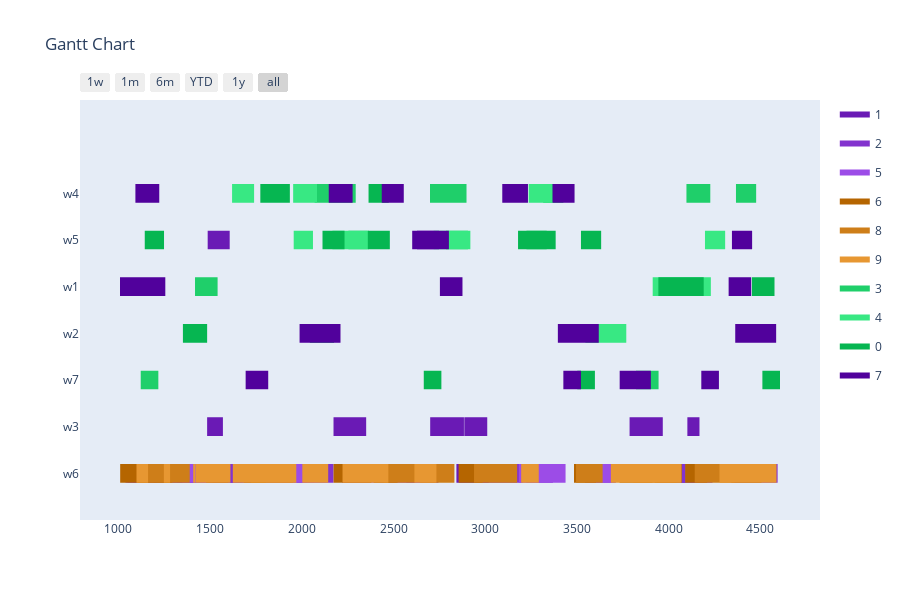

Here is the notebook cell this chart was saved with:
### Markdown cell above
Makespan Evaluation

### Code cell
max_generations = 100
population_size = 10
offspring_amount = 20

optimizer = BaseGA(env)
optimizer.set_minimize()
optimizer.configure('makespan', 'twopointcrossover', 'roulettewheel', 'randomize')
last_time_slot = 5000
# set all delivery dates to last time slot
for order in orders:
    order[1] = last_time_slot
result, best_fitness_history, average_fitness_history, best_generation_history, feasible_gen = optimizer.optimize(orders, max_generations, earliest_time_slot, last_time_slot, population_size, offspring_amount, verbose=True)
workstation_assignments = reformat_result(result, orders, env)
visualize(workstation_assignments, best_fitness_history, average_fitness_history, best_generation_history, feasible_gen)

### Figure 1 — Plotly figure (JSON) as saved in the notebook; plotly's stock layout.template omitted (floating-point values rounded to 4 significant figures; data arrays with more than 128 entries replaced by an {"elided": "..."} marker saying what was removed)
{"data": [{"fill": "toself", "fillcolor": "rgb(106, 26, 181)", "hoverinfo": "name", "legendgroup": "rgb(106, 26, 181)", "mode": "none", "name": "1", "type": "scatter", "x": [1487, 1607, 1607, 1487, 1487, 2628, 2748, 2748, 2628, 2628, 270, 450, 450, 270, 270, 2785, 2884, 2884, 2785, 2785, 844, 994, 994, 844, 844, 2738, 2825, 2825, 2738, 2738, 1484, 1570, 1570, 1484, 1484, 2700, 2799, 2799, 2700, 2700, 3787, 3912, 3912, 3787, 3787, 4102, 4168, 4168, 4102, 4102, 3818, 3968, 3968, 3818, 3818, 2886, 3011, 3011, 2886, 2886, 2173, 2351, 2351, 2173, 2173, 582, 675, 675, 582, 582, 1944, 2028, 2028, 1944, 1944, 377, 472, 472, 377, 377, 2914, 3019, 3019, 2914, 2914, 2843, 2936, 2936, 2843, 2843, 4012, 4162, 4162, 4012, 4012, 976, 1081, 1081, 976, 976, 2570, 2663, 2663, 2570], "y": [4.8, 4.8, 5.2, 5.2, null, 4.8, 4.8, 5.2, 5.2, null, 4.8, 4.8, 5.2, 5.2, null, 0.8, 0.8, 1.2, 1.2, null, 0.8, 0.8, 1.2, 1.2, null, 0.8, 0.8, 1.2, 1.2, null, 0.8, 0.8, 1.2, 1.2, null, 0.8, 0.8, 1.2, 1.2, null, 0.8, 0.8, 1.2, 1.2, null, 0.8, 0.8, 1.2, 1.2, null, 0.8, 0.8, 1.2, 1.2, null, 0.8, 0.8, 1.2, 1.2, null, 0.8, 0.8, 1.2, 1.2, null, -0.2, -0.2, 0.2, 0.2, null, -0.2, -0.2, 0.2, 0.2, null, -0.2, -0.2, 0.2, 0.2, null, -0.2, -0.2, 0.2, 0.2, null, -0.2, -0.2, 0.2, 0.2, null, -0.2, -0.2, 0.2, 0.2, null, -0.2, -0.2, 0.2, 0.2, null, -0.2, -0.2, 0.2, 0.2]}, {"fill": "toself", "fillcolor": "rgb(131, 51, 206)", "hoverinfo": "name", "legendgroup": "rgb(131, 51, 206)", "mode": "none", "name": "2", "type": "scatter", "x": {"elided": "134 int values"}, "y": {"elided": "134 float values"}}, {"fill": "toself", "fillcolor": "rgb(156, 76, 231)", "hoverinfo": "name", "legendgroup": "rgb(156, 76, 231)", "mode": "none", "name": "5", "type": "scatter", "x": [1349, 1411, 1411, 1349, 1349, 790, 877, 877, 790, 790, 3183, 3368, 3368, 3183, 3183, 1401, 1511, 1511, 1401, 1401, 357, 419, 419, 357, 357, 1845, 1955, 1955, 1845, 1845, 1800, 1900, 1900, 1800, 1800, 2480, 2665, 2665, 2480, 2480, 1863, 1983, 1983, 1863, 1863, 1090, 1186, 1186, 1090, 1090, 1039, 1192, 1192, 1039, 1039, 3318, 3438, 3438, 3318, 3318, 3563, 3693, 3693, 3563, 3563, 499, 659, 659, 499, 499, 4089, 4209, 4209, 4089, 4089, 1946, 2066, 2066, 1946, 1946, 2353, 2538, 2538, 2353, 2353, 2294, 2474, 2474, 2294, 2294, 583, 639, 639, 583, 583, 2351, 2451, 2451, 2351, 2351, 725, 835, 835, 725, 725, 274, 374, 374, 274, 274, 2227, 2357, 2357, 2227], "y": [-0.2, -0.2, 0.2, 0.2, null, -0.2, -0.2, 0.2, 0.2, null, -0.2, -0.2, 0.2, 0.2, null, -0.2, -0.2, 0.2, 0.2, null, -0.2, -0.2, 0.2, 0.2, null, -0.2, -0.2, 0.2, 0.2, null, -0.2, -0.2, 0.2, 0.2, null, -0.2, -0.2, 0.2, 0.2, null, -0.2, -0.2, 0.2, 0.2, null, -0.2, -0.2, 0.2, 0.2, null, -0.2, -0.2, 0.2, 0.2, null, -0.2, -0.2, 0.2, 0.2, null, -0.2, -0.2, 0.2, 0.2, null, -0.2, -0.2, 0.2, 0.2, null, -0.2, -0.2, 0.2, 0.2, null, -0.2, -0.2, 0.2, 0.2, null, -0.2, -0.2, 0.2, 0.2, null, -0.2, -0.2, 0.2, 0.2, null, -0.2, -0.2, 0.2, 0.2, null, -0.2, -0.2, 0.2, 0.2, null, -0.2, -0.2, 0.2, 0.2, null, -0.2, -0.2, 0.2, 0.2, null, -0.2, -0.2, 0.2, 0.2]}, {"fill": "toself", "fillcolor": "rgb(181, 101, 0)", "hoverinfo": "name", "legendgroup": "rgb(181, 101, 0)", "mode": "none", "name": "6", "type": "scatter", "x": [4345, 4470, 4470, 4345, 4345, 2173, 2260, 2260, 2173, 2173, 1119, 1219, 1219, 1119, 1119, 641, 697, 697, 641, 641, 314, 410, 410, 314, 314, 4406, 4506, 4506, 4406, 4406, 1069, 1125, 1125, 1069, 1069, 3484, 3604, 3604, 3484, 3484, 3924, 4044, 4044, 3924, 3924, 319, 449, 449, 319, 319, 3937, 3993, 3993, 3937, 3937, 458, 558, 558, 458, 458, 1479, 1599, 1599, 1479, 1479, 2855, 2985, 2985, 2855, 2855, 2254, 2379, 2379, 2254, 2254, 1114, 1294, 1294, 1114, 1114, 4090, 4210, 4210, 4090, 4090, 3732, 3912, 3912, 3732, 3732, 2392, 2522, 2522, 2392, 2392, 1684, 1804, 1804, 1684, 1684, 705, 835, 835, 705, 705, 536, 636, 636, 536, 536, 1010, 1110, 1110, 1010], "y": [-0.2, -0.2, 0.2, 0.2, null, -0.2, -0.2, 0.2, 0.2, null, -0.2, -0.2, 0.2, 0.2, null, -0.2, -0.2, 0.2, 0.2, null, -0.2, -0.2, 0.2, 0.2, null, -0.2, -0.2, 0.2, 0.2, null, -0.2, -0.2, 0.2, 0.2, null, -0.2, -0.2, 0.2, 0.2, null, -0.2, -0.2, 0.2, 0.2, null, -0.2, -0.2, 0.2, 0.2, null, -0.2, -0.2, 0.2, 0.2, null, -0.2, -0.2, 0.2, 0.2, null, -0.2, -0.2, 0.2, 0.2, null, -0.2, -0.2, 0.2, 0.2, null, -0.2, -0.2, 0.2, 0.2, null, -0.2, -0.2, 0.2, 0.2, null, -0.2, -0.2, 0.2, 0.2, null, -0.2, -0.2, 0.2, 0.2, null, -0.2, -0.2, 0.2, 0.2, null, -0.2, -0.2, 0.2, 0.2, null, -0.2, -0.2, 0.2, 0.2, null, -0.2, -0.2, 0.2, 0.2, null, -0.2, -0.2, 0.2, 0.2]}, {"fill": "toself", "fillcolor": "rgb(206, 126, 25)", "hoverinfo": "name", "legendgroup": "rgb(206, 126, 25)", "mode": "none", "name": "8", "type": "scatter", "x": {"elided": "134 int values"}, "y": {"elided": "134 float values"}}, {"fill": "toself", "fillcolor": "rgb(231, 151, 50)", "hoverinfo": "name", "legendgroup": "rgb(231, 151, 50)", "mode": "none", "name": "9", "type": "scatter", "x": [4277, 4467, 4467, 4277, 4277, 3737, 3793, 3793, 3737, 3737, 4362, 4485, 4485, 4362, 4362, 1423, 1519, 1519, 1423, 1423, 2272, 2359, 2359, 2272, 2272, 3685, 3870, 3870, 3685, 3685, 4465, 4588, 4588, 4465, 4465, 3699, 3829, 3829, 3699, 3699, 432, 557, 557, 432, 432, 2088, 2144, 2144, 2088, 2088, 2003, 2123, 2123, 2003, 2003, 3196, 3292, 3292, 3196, 3196, 4410, 4520, 4520, 4410, 4410, 2614, 2734, 2734, 2614, 2614, 1248, 1408, 1408, 1248, 1248, 1162, 1282, 1282, 1162, 1162, 3942, 4067, 4067, 3942, 3942, 3814, 4004, 4004, 3814, 3814, 2222, 2309, 2309, 2222, 2222, 2352, 2472, 2472, 2352, 2352, 1504, 1624, 1624, 1504, 1504, 1421, 1611, 1611, 1421, 1421, 939, 1099, 1099, 939], "y": [-0.2, -0.2, 0.2, 0.2, null, -0.2, -0.2, 0.2, 0.2, null, -0.2, -0.2, 0.2, 0.2, null, -0.2, -0.2, 0.2, 0.2, null, -0.2, -0.2, 0.2, 0.2, null, -0.2, -0.2, 0.2, 0.2, null, -0.2, -0.2, 0.2, 0.2, null, -0.2, -0.2, 0.2, 0.2, null, -0.2, -0.2, 0.2, 0.2, null, -0.2, -0.2, 0.2, 0.2, null, -0.2, -0.2, 0.2, 0.2, null, -0.2, -0.2, 0.2, 0.2, null, -0.2, -0.2, 0.2, 0.2, null, -0.2, -0.2, 0.2, 0.2, null, -0.2, -0.2, 0.2, 0.2, null, -0.2, -0.2, 0.2, 0.2, null, -0.2, -0.2, 0.2, 0.2, null, -0.2, -0.2, 0.2, 0.2, null, -0.2, -0.2, 0.2, 0.2, null, -0.2, -0.2, 0.2, 0.2, null, -0.2, -0.2, 0.2, 0.2, null, -0.2, -0.2, 0.2, 0.2, null, -0.2, -0.2, 0.2, 0.2]}, {"fill": "toself", "fillcolor": "rgb(31, 207, 106)", "hoverinfo": "name", "legendgroup": "rgb(31, 207, 106)", "mode": "none", "name": "3", "type": "scatter", "x": [2768, 2898, 2898, 2768, 2768, 2070, 2190, 2190, 2070, 2070, 2174, 2294, 2294, 2174, 2174, 2699, 2819, 2819, 2699, 2699, 3316, 3426, 3426, 3316, 3316, 4097, 4227, 4227, 4097, 4097, 4367, 4477, 4477, 4367, 4367, 2786, 2906, 2906, 2786, 2786, 2254, 2359, 2359, 2254, 2254, 3225, 3335, 3335, 3225, 3225, 1418, 1541, 1541, 1418, 1418, 621, 753, 753, 621, 621, 651, 874, 874, 651, 651, 3822, 3945, 3945, 3822, 3822, 1122, 1218, 1218, 1122, 1122, 292, 442, 442, 292, 292, 438, 534, 534, 438, 438, 577, 727, 727, 577], "y": [5.8, 5.8, 6.2, 6.2, null, 5.8, 5.8, 6.2, 6.2, null, 5.8, 5.8, 6.2, 6.2, null, 5.8, 5.8, 6.2, 6.2, null, 5.8, 5.8, 6.2, 6.2, null, 5.8, 5.8, 6.2, 6.2, null, 5.8, 5.8, 6.2, 6.2, null, 4.8, 4.8, 5.2, 5.2, null, 4.8, 4.8, 5.2, 5.2, null, 4.8, 4.8, 5.2, 5.2, null, 3.8, 3.8, 4.2, 4.2, null, 2.8, 2.8, 3.2, 3.2, null, 2.8, 2.8, 3.2, 3.2, null, 1.8, 1.8, 2.2, 2.2, null, 1.8, 1.8, 2.2, 2.2, null, 1.8, 1.8, 2.2, 2.2, null, 1.8, 1.8, 2.2, 2.2, null, 1.8, 1.8, 2.2, 2.2]}, {"fill": "toself", "fillcolor": "rgb(56, 232, 131)", "hoverinfo": "name", "legendgroup": "rgb(56, 232, 131)", "mode": "none", "name": "4", "type": "scatter", "x": [1953, 2083, 2083, 1953, 1953, 415, 545, 545, 415, 415, 535, 665, 665, 535, 535, 3237, 3367, 3367, 3237, 3237, 1620, 1740, 1740, 1620, 1620, 2719, 2919, 2919, 2719, 2719, 2167, 2367, 2367, 2167, 2167, 346, 466, 466, 346, 346, 1956, 2061, 2061, 1956, 1956, 2232, 2342, 2342, 2232, 2232, 4198, 4308, 4308, 4198, 4198, 3913, 4036, 4036, 3913, 3913, 632, 755, 755, 632, 632, 3983, 4230, 4230, 3983, 3983, 3546, 3769, 3769, 3546, 3546, 792, 924, 924, 792, 792, 545, 768, 768, 545, 545, 806, 976, 976, 806], "y": [5.8, 5.8, 6.2, 6.2, null, 5.8, 5.8, 6.2, 6.2, null, 5.8, 5.8, 6.2, 6.2, null, 5.8, 5.8, 6.2, 6.2, null, 5.8, 5.8, 6.2, 6.2, null, 4.8, 4.8, 5.2, 5.2, null, 4.8, 4.8, 5.2, 5.2, null, 4.8, 4.8, 5.2, 5.2, null, 4.8, 4.8, 5.2, 5.2, null, 4.8, 4.8, 5.2, 5.2, null, 4.8, 4.8, 5.2, 5.2, null, 3.8, 3.8, 4.2, 4.2, null, 3.8, 3.8, 4.2, 4.2, null, 3.8, 3.8, 4.2, 4.2, null, 2.8, 2.8, 3.2, 3.2, null, 2.8, 2.8, 3.2, 3.2, null, 2.8, 2.8, 3.2, 3.2, null, 1.8, 1.8, 2.2, 2.2]}, {"fill": "toself", "fillcolor": "rgb(6, 182, 81)", "hoverinfo": "name", "legendgroup": "rgb(6, 182, 81)", "mode": "none", "name": "0", "type": "scatter", "x": [465, 575, 575, 465, 465, 2364, 2474, 2474, 2364, 2364, 1774, 1884, 1884, 1774, 1774, 1825, 1935, 1935, 1825, 1825, 2360, 2480, 2480, 2360, 2360, 3264, 3384, 3384, 3264, 3264, 2113, 2233, 2233, 2113, 2113, 3179, 3284, 3284, 3179, 3179, 1144, 1249, 1249, 1144, 1144, 3522, 3632, 3632, 3522, 3522, 4454, 4577, 4577, 4454, 4454, 3944, 4191, 4191, 3944, 3944, 673, 796, 796, 673, 673, 1352, 1484, 1484, 1352, 1352, 2044, 2176, 2176, 2044, 2044, 3502, 3598, 3598, 3502, 3502, 4511, 4607, 4607, 4511, 4511, 2665, 2761, 2761, 2665], "y": [5.8, 5.8, 6.2, 6.2, null, 5.8, 5.8, 6.2, 6.2, null, 5.8, 5.8, 6.2, 6.2, null, 5.8, 5.8, 6.2, 6.2, null, 4.8, 4.8, 5.2, 5.2, null, 4.8, 4.8, 5.2, 5.2, null, 4.8, 4.8, 5.2, 5.2, null, 4.8, 4.8, 5.2, 5.2, null, 4.8, 4.8, 5.2, 5.2, null, 4.8, 4.8, 5.2, 5.2, null, 3.8, 3.8, 4.2, 4.2, null, 3.8, 3.8, 4.2, 4.2, null, 3.8, 3.8, 4.2, 4.2, null, 2.8, 2.8, 3.2, 3.2, null, 2.8, 2.8, 3.2, 3.2, null, 1.8, 1.8, 2.2, 2.2, null, 1.8, 1.8, 2.2, 2.2, null, 1.8, 1.8, 2.2, 2.2]}, {"fill": "toself", "fillcolor": "rgb(81, 1, 156)", "hoverinfo": "name", "legendgroup": "rgb(81, 1, 156)", "mode": "none", "name": "7", "type": "scatter", "x": [3093, 3233, 3233, 3093, 3093, 3367, 3487, 3487, 3367, 3367, 2147, 2277, 2277, 2147, 2147, 2436, 2556, 2556, 2436, 2436, 1093, 1223, 1223, 1093, 1093, 2602, 2802, 2802, 2602, 2602, 4345, 4455, 4455, 4345, 4345, 4327, 4450, 4450, 4327, 4327, 1009, 1256, 1256, 1009, 1009, 2753, 2876, 2876, 2753, 2753, 3396, 3619, 3619, 3396, 3396, 1988, 2211, 2211, 1988, 1988, 4363, 4586, 4586, 4363, 4363, 253, 476, 476, 253, 253, 1694, 1817, 1817, 1694, 1694, 4178, 4274, 4274, 4178, 4178, 3426, 3522, 3522, 3426, 3426, 3733, 3903, 3903, 3733], "y": [5.8, 5.8, 6.2, 6.2, null, 5.8, 5.8, 6.2, 6.2, null, 5.8, 5.8, 6.2, 6.2, null, 5.8, 5.8, 6.2, 6.2, null, 5.8, 5.8, 6.2, 6.2, null, 4.8, 4.8, 5.2, 5.2, null, 4.8, 4.8, 5.2, 5.2, null, 3.8, 3.8, 4.2, 4.2, null, 3.8, 3.8, 4.2, 4.2, null, 3.8, 3.8, 4.2, 4.2, null, 2.8, 2.8, 3.2, 3.2, null, 2.8, 2.8, 3.2, 3.2, null, 2.8, 2.8, 3.2, 3.2, null, 2.8, 2.8, 3.2, 3.2, null, 1.8, 1.8, 2.2, 2.2, null, 1.8, 1.8, 2.2, 2.2, null, 1.8, 1.8, 2.2, 2.2, null, 1.8, 1.8, 2.2, 2.2]}, {"legendgroup": "rgb(106, 26, 181)", "marker": {"color": "rgb(106, 26, 181)", "opacity": 0, "size": 1}, "mode": "markers", "name": "", "showlegend": false, "text": [null, null, null, null, null, null, null, null, null, null, null, null, null, null, null, null, null, null, null, null, null, null, null, null, null, null, null, null, null, null, null, null, null, null, null, null, null, null, null, null, null, null], "type": "scatter", "x": [1487, 1607, 2628, 2748, 270, 450, 2785, 2884, 844, 994, 2738, 2825, 1484, 1570, 2700, 2799, 3787, 3912, 4102, 4168, 3818, 3968, 2886, 3011, 2173, 2351, 582, 675, 1944, 2028, 377, 472, 2914, 3019, 2843, 2936, 4012, 4162, 976, 1081, 2570, 2663], "y": [5, 5, 5, 5, 5, 5, 1, 1, 1, 1, 1, 1, 1, 1, 1, 1, 1, 1, 1, 1, 1, 1, 1, 1, 1, 1, 0, 0, 0, 0, 0, 0, 0, 0, 0, 0, 0, 0, 0, 0, 0, 0]}, {"legendgroup": "rgb(131, 51, 206)", "marker": {"color": "rgb(131, 51, 206)", "opacity": 0, "size": 1}, "mode": "markers", "name": "", "showlegend": false, "text": [null, null, null, null, null, null, null, null, null, null, null, null, null, null, null, null, null, null, null, null, null, null, null, null, null, null, null, null, null, null, null, null, null, null, null, null, null, null, null, null, null, null, null, null, null, null, null, null, null, null, null, null, null, null], "type": "scatter", "x": [3224, 3369, 3936, 4031, 3599, 3686, 1513, 1658, 840, 1050, 2650, 2745, 2016, 2173, 4034, 4179, 2219, 2379, 2963, 3123, 1637, 1763, 4353, 4473, 4094, 4204, 351, 481, 1516, 1676, 4382, 4478, 3080, 3206, 4129, 4239, 4484, 4594, 3544, 3712, 333, 459, 1210, 1320, 4339, 4504, 2944, 3068, 1731, 1891, 4101, 4206, 735, 855], "y": [0, 0, 0, 0, 0, 0, 0, 0, 0, 0, 0, 0, 0, 0, 0, 0, 0, 0, 0, 0, 0, 0, 0, 0, 0, 0, 0, 0, 0, 0, 0, 0, 0, 0, 0, 0, 0, 0, 0, 0, 0, 0, 0, 0, 0, 0, 0, 0, 0, 0, 0, 0, 0, 0]}, {"legendgroup": "rgb(156, 76, 231)", "marker": {"color": "rgb(156, 76, 231)", "opacity": 0, "size": 1}, "mode": "markers", "name": "", "showlegend": false, "text": [null, null, null, null, null, null, null, null, null, null, null, null, null, null, null, null, null, null, null, null, null, null, null, null, null, null, null, null, null, null, null, null, null, null, null, null, null, null, null, null, null, null, null, null, null, null], "type": "scatter", "x": [1349, 1411, 790, 877, 3183, 3368, 1401, 1511, 357, 419, 1845, 1955, 1800, 1900, 2480, 2665, 1863, 1983, 1090, 1186, 1039, 1192, 3318, 3438, 3563, 3693, 499, 659, 4089, 4209, 1946, 2066, 2353, 2538, 2294, 2474, 583, 639, 2351, 2451, 725, 835, 274, 374, 2227, 2357], "y": [0, 0, 0, 0, 0, 0, 0, 0, 0, 0, 0, 0, 0, 0, 0, 0, 0, 0, 0, 0, 0, 0, 0, 0, 0, 0, 0, 0, 0, 0, 0, 0, 0, 0, 0, 0, 0, 0, 0, 0, 0, 0, 0, 0, 0, 0]}, {"legendgroup": "rgb(181, 101, 0)", "marker": {"color": "rgb(181, 101, 0)", "opacity": 0, "size": 1}, "mode": "markers", "name": "", "showlegend": false, "text": [null, null, null, null, null, null, null, null, null, null, null, null, null, null, null, null, null, null, null, null, null, null, null, null, null, null, null, null, null, null, null, null, null, null, null, null, null, null, null, null, null, null, null, null, null, null], "type": "scatter", "x": [4345, 4470, 2173, 2260, 1119, 1219, 641, 697, 314, 410, 4406, 4506, 1069, 1125, 3484, 3604, 3924, 4044, 319, 449, 3937, 3993, 458, 558, 1479, 1599, 2855, 2985, 2254, 2379, 1114, 1294, 4090, 4210, 3732, 3912, 2392, 2522, 1684, 1804, 705, 835, 536, 636, 1010, 1110], "y": [0, 0, 0, 0, 0, 0, 0, 0, 0, 0, 0, 0, 0, 0, 0, 0, 0, 0, 0, 0, 0, 0, 0, 0, 0, 0, 0, 0, 0, 0, 0, 0, 0, 0, 0, 0, 0, 0, 0, 0, 0, 0, 0, 0, 0, 0]}, {"legendgroup": "rgb(206, 126, 25)", "marker": {"color": "rgb(206, 126, 25)", "opacity": 0, "size": 1}, "mode": "markers", "name": "", "showlegend": false, "text": [null, null, null, null, null, null, null, null, null, null, null, null, null, null, null, null, null, null, null, null, null, null, null, null, null, null, null, null, null, null, null, null, null, null, null, null, null, null, null, null, null, null, null, null, null, null, null, null, null, null, null, null, null, null], "type": "scatter", "x": [529, 639, 3926, 4041, 3912, 4072, 695, 873, 3898, 4066, 285, 430, 1101, 1261, 3009, 3174, 2939, 3034, 4199, 4359, 1235, 1389, 2644, 2731, 2446, 2541, 3846, 3976, 2451, 2619, 773, 868, 3495, 3640, 3807, 3912, 628, 796, 3534, 3634, 3010, 3097, 2702, 2832, 4164, 4318, 1723, 1810, 1748, 1844, 1829, 1953, 4142, 4252], "y": [0, 0, 0, 0, 0, 0, 0, 0, 0, 0, 0, 0, 0, 0, 0, 0, 0, 0, 0, 0, 0, 0, 0, 0, 0, 0, 0, 0, 0, 0, 0, 0, 0, 0, 0, 0, 0, 0, 0, 0, 0, 0, 0, 0, 0, 0, 0, 0, 0, 0, 0, 0, 0, 0]}, {"legendgroup": "rgb(231, 151, 50)", "marker": {"color": "rgb(231, 151, 50)", "opacity": 0, "size": 1}, "mode": "markers", "name": "", "showlegend": false, "text": [null, null, null, null, null, null, null, null, null, null, null, null, null, null, null, null, null, null, null, null, null, null, null, null, null, null, null, null, null, null, null, null, null, null, null, null, null, null, null, null, null, null, null, null, null, null], "type": "scatter", "x": [4277, 4467, 3737, 3793, 4362, 4485, 1423, 1519, 2272, 2359, 3685, 3870, 4465, 4588, 3699, 3829, 432, 557, 2088, 2144, 2003, 2123, 3196, 3292, 4410, 4520, 2614, 2734, 1248, 1408, 1162, 1282, 3942, 4067, 3814, 4004, 2222, 2309, 2352, 2472, 1504, 1624, 1421, 1611, 939, 1099], "y": [0, 0, 0, 0, 0, 0, 0, 0, 0, 0, 0, 0, 0, 0, 0, 0, 0, 0, 0, 0, 0, 0, 0, 0, 0, 0, 0, 0, 0, 0, 0, 0, 0, 0, 0, 0, 0, 0, 0, 0, 0, 0, 0, 0, 0, 0]}, {"legendgroup": "rgb(31, 207, 106)", "marker": {"color": "rgb(31, 207, 106)", "opacity": 0, "size": 1}, "mode": "markers", "name": "", "showlegend": false, "text": [null, null, null, null, null, null, null, null, null, null, null, null, null, null, null, null, null, null, null, null, null, null, null, null, null, null, null, null, null, null, null, null, null, null, null, null], "type": "scatter", "x": [2768, 2898, 2070, 2190, 2174, 2294, 2699, 2819, 3316, 3426, 4097, 4227, 4367, 4477, 2786, 2906, 2254, 2359, 3225, 3335, 1418, 1541, 621, 753, 651, 874, 3822, 3945, 1122, 1218, 292, 442, 438, 534, 577, 727], "y": [6, 6, 6, 6, 6, 6, 6, 6, 6, 6, 6, 6, 6, 6, 5, 5, 5, 5, 5, 5, 4, 4, 3, 3, 3, 3, 2, 2, 2, 2, 2, 2, 2, 2, 2, 2]}, {"legendgroup": "rgb(56, 232, 131)", "marker": {"color": "rgb(56, 232, 131)", "opacity": 0, "size": 1}, "mode": "markers", "name": "", "showlegend": false, "text": [null, null, null, null, null, null, null, null, null, null, null, null, null, null, null, null, null, null, null, null, null, null, null, null, null, null, null, null, null, null, null, null, null, null, null, null], "type": "scatter", "x": [1953, 2083, 415, 545, 535, 665, 3237, 3367, 1620, 1740, 2719, 2919, 2167, 2367, 346, 466, 1956, 2061, 2232, 2342, 4198, 4308, 3913, 4036, 632, 755, 3983, 4230, 3546, 3769, 792, 924, 545, 768, 806, 976], "y": [6, 6, 6, 6, 6, 6, 6, 6, 6, 6, 5, 5, 5, 5, 5, 5, 5, 5, 5, 5, 5, 5, 4, 4, 4, 4, 4, 4, 3, 3, 3, 3, 3, 3, 2, 2]}, {"legendgroup": "rgb(6, 182, 81)", "marker": {"color": "rgb(6, 182, 81)", "opacity": 0, "size": 1}, "mode": "markers", "name": "", "showlegend": false, "text": [null, null, null, null, null, null, null, null, null, null, null, null, null, null, null, null, null, null, null, null, null, null, null, null, null, null, null, null, null, null, null, null, null, null, null, null], "type": "scatter", "x": [465, 575, 2364, 2474, 1774, 1884, 1825, 1935, 2360, 2480, 3264, 3384, 2113, 2233, 3179, 3284, 1144, 1249, 3522, 3632, 4454, 4577, 3944, 4191, 673, 796, 1352, 1484, 2044, 2176, 3502, 3598, 4511, 4607, 2665, 2761], "y": [6, 6, 6, 6, 6, 6, 6, 6, 5, 5, 5, 5, 5, 5, 5, 5, 5, 5, 5, 5, 4, 4, 4, 4, 4, 4, 3, 3, 3, 3, 2, 2, 2, 2, 2, 2]}, {"legendgroup": "rgb(81, 1, 156)", "marker": {"color": "rgb(81, 1, 156)", "opacity": 0, "size": 1}, "mode": "markers", "name": "", "showlegend": false, "text": [null, null, null, null, null, null, null, null, null, null, null, null, null, null, null, null, null, null, null, null, null, null, null, null, null, null, null, null, null, null, null, null, null, null, null, null], "type": "scatter", "x": [3093, 3233, 3367, 3487, 2147, 2277, 2436, 2556, 1093, 1223, 2602, 2802, 4345, 4455, 4327, 4450, 1009, 1256, 2753, 2876, 3396, 3619, 1988, 2211, 4363, 4586, 253, 476, 1694, 1817, 4178, 4274, 3426, 3522, 3733, 3903], "y": [6, 6, 6, 6, 6, 6, 6, 6, 6, 6, 5, 5, 5, 5, 4, 4, 4, 4, 4, 4, 3, 3, 3, 3, 3, 3, 3, 3, 2, 2, 2, 2, 2, 2, 2, 2]}], "layout": {"height": 600, "hovermode": "closest", "showlegend": true, "title": {"text": "Gantt Chart"}, "xaxis": {"rangeselector": {"buttons": [{"count": 7, "label": "1w", "step": "day", "stepmode": "backward"}, {"count": 1, "label": "1m", "step": "month", "stepmode": "backward"}, {"count": 6, "label": "6m", "step": "month", "stepmode": "backward"}, {"count": 1, "label": "YTD", "step": "year", "stepmode": "todate"}, {"count": 1, "label": "1y", "step": "year", "stepmode": "backward"}, {"step": "all"}]}, "showgrid": false, "type": "date", "zeroline": false}, "yaxis": {"autorange": false, "range": [-1, 8], "showgrid": false, "ticktext": ["w6", "w3", "w7", "w2", "w1", "w5", "w4"], "tickvals": [0, 1, 2, 3, 4, 5, 6], "zeroline": false}}}
